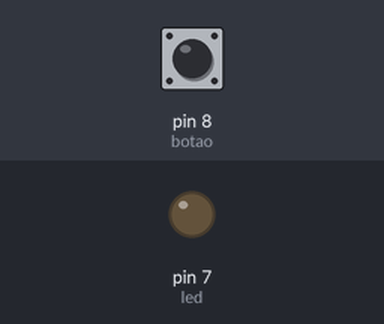
Recording of a sketch running on a simulated Arduino Uno, built with avr-gcc and run on an emulated ATmega328P. Shown: output pins drawn as LEDs (lit = HIGH). The test bench sets the inputs (shaded band); at power-on: pin 8 (botao) LOW.

Above: at 1.2 s.
1.3 s: pin 8 (botao) pulled HIGH for 0.15 s
At 1.37 s:
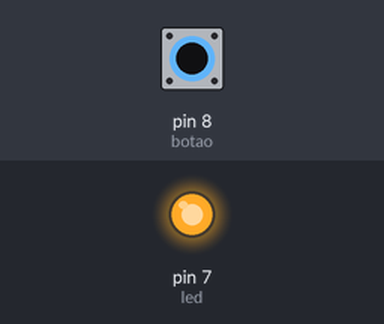
2.9 s: pin 8 (botao) pulled HIGH for 3.2 s
At 7.1 s:
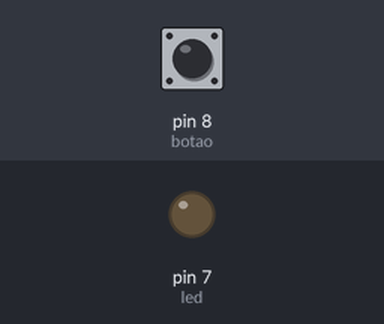
Timing chart, 0 to 8.6 s (numbered marks = the images above; inputs shaded):
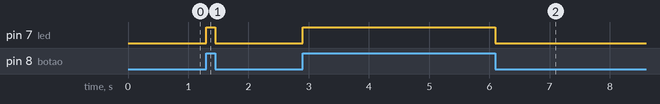

The sketch:

tarefa00.ino
```cpp
int led = 7, botao = 8;
void setup() {
  // put your setup code here, to run once:
  pinMode(led,OUTPUT);
  pinMode(botao,INPUT);
}

void loop() {
  // put your main code here, to run repeatedly:
 int i=0;
   i=digitalRead(botao);
   digitalWrite(led,i);


}
```

Measured:
- after the input at 1.3 s, pin 7 (led): LOW → HIGH at once, → LOW 0.15 s later
- after the input at 2.9 s, pin 7 (led): LOW → HIGH at once, → LOW 3.2 s later
